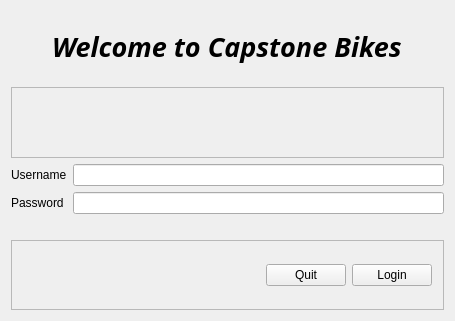
<?xml version="1.0" encoding="UTF-8"?>
<ui version="4.0">
 <class>MainWindow</class>
 <widget class="QMainWindow" name="MainWindow">
  <property name="geometry">
   <rect>
    <x>0</x>
    <y>0</y>
    <width>455</width>
    <height>321</height>
   </rect>
  </property>
  <property name="windowTitle">
   <string>MainWindow</string>
  </property>
  <widget class="QWidget" name="centralWidget">
   <layout class="QVBoxLayout" name="verticalLayout">
    <item alignment="Qt::AlignHCenter">
     <widget class="QLabel" name="label">
      <property name="font">
       <font>
        <family>Purisa</family>
        <pointsize>20</pointsize>
        <weight>75</weight>
        <italic>true</italic>
        <bold>true</bold>
       </font>
      </property>
      <property name="text">
       <string>Welcome to Capstone Bikes</string>
      </property>
     </widget>
    </item>
    <item>
     <widget class="QFrame" name="frame_2">
      <property name="frameShape">
       <enum>QFrame::StyledPanel</enum>
      </property>
      <property name="frameShadow">
       <enum>QFrame::Raised</enum>
      </property>
      <layout class="QHBoxLayout" name="horizontalLayout_2">
       <item alignment="Qt::AlignHCenter">
        <widget class="QLabel" name="imgView">
         <property name="text">
          <string/>
         </property>
        </widget>
       </item>
      </layout>
     </widget>
    </item>
    <item>
     <layout class="QFormLayout" name="formLayout">
      <item row="0" column="0">
       <widget class="QLabel" name="label_2">
        <property name="text">
         <string>Username</string>
        </property>
       </widget>
      </item>
      <item row="0" column="1">
       <widget class="QLineEdit" name="usernameTxt"/>
      </item>
      <item row="1" column="0">
       <widget class="QLabel" name="label_3">
        <property name="text">
         <string>Password</string>
        </property>
       </widget>
      </item>
      <item row="1" column="1">
       <widget class="QLineEdit" name="passwordTxt">
        <property name="echoMode">
         <enum>QLineEdit::Password</enum>
        </property>
       </widget>
      </item>
     </layout>
    </item>
    <item>
     <widget class="QFrame" name="frame">
      <property name="frameShape">
       <enum>QFrame::StyledPanel</enum>
      </property>
      <property name="frameShadow">
       <enum>QFrame::Raised</enum>
      </property>
      <layout class="QHBoxLayout" name="horizontalLayout">
       <item>
        <spacer name="horizontalSpacer">
         <property name="orientation">
          <enum>Qt::Horizontal</enum>
         </property>
         <property name="sizeHint" stdset="0">
          <size>
           <width>40</width>
           <height>20</height>
          </size>
         </property>
        </spacer>
       </item>
       <item>
        <widget class="QPushButton" name="cancelButton">
         <property name="text">
          <string>Quit</string>
         </property>
        </widget>
       </item>
       <item>
        <widget class="QPushButton" name="loginButton">
         <property name="text">
          <string>Login</string>
         </property>
        </widget>
       </item>
      </layout>
     </widget>
    </item>
   </layout>
  </widget>
 </widget>
 <layoutdefault spacing="6" margin="11"/>
 <resources/>
 <connections/>
</ui>
